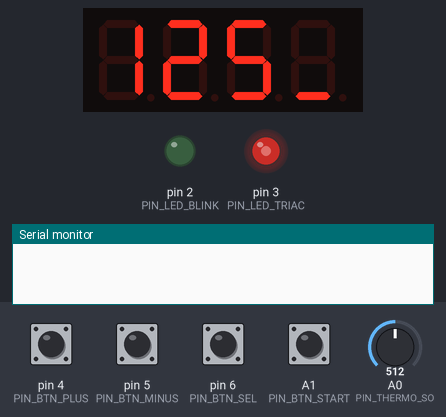
This program was run on a simulated Arduino Nano, built with avr-gcc and run on an emulated ATmega328P. Shown: 4-digit seven-segment display, output pins drawn as LEDs (lit = HIGH), the last lines printed to the serial monitor. Wiring (from diagram.json): TM1637 display: clock pin 7; DIO pin 8. Dashed ring = blinking. Inputs (shaded band) come from the test bench; at power-on: A1 (PIN_BTN_START), pin 4 (PIN_BTN_PLUS), pin 5 (PIN_BTN_MINUS), pin 6 (PIN_BTN_SEL) HIGH, A0 (PIN_THERMO_SO) = 512. EEPROM starts erased.

Above: at 1.2 s.
1.3 s: pin 6 (PIN_BTN_SEL) pulled LOW for 0.15 s
At 1.74 s:
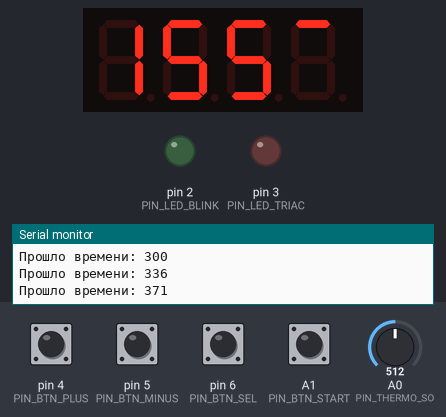
2.0 s: pin 6 (PIN_BTN_SEL) pulled LOW for 0.15 s
At 2.39 s:
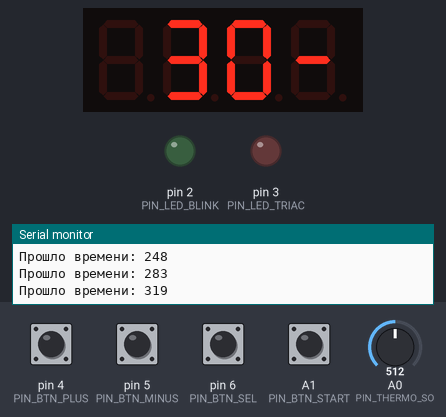
2.7 s: A0 (PIN_THERMO_SO) set to 306
5.7 s: pin 4 (PIN_BTN_PLUS) pulled LOW for 0.15 s
At 6.29 s:
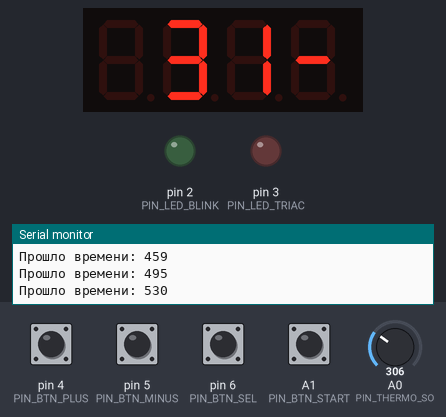
6.4 s: pin 5 (PIN_BTN_MINUS) pulled LOW for 1 s
At 7.55 s:
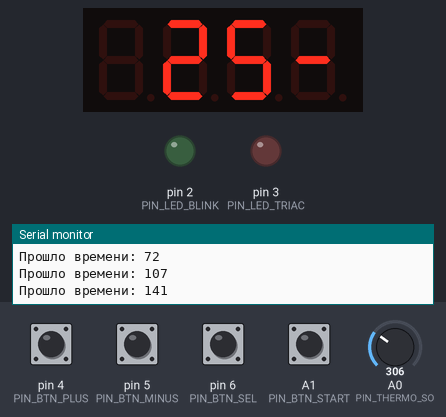
8.0 s: pin 4 (PIN_BTN_PLUS) pulled LOW for 1 s
At 13.63 s:
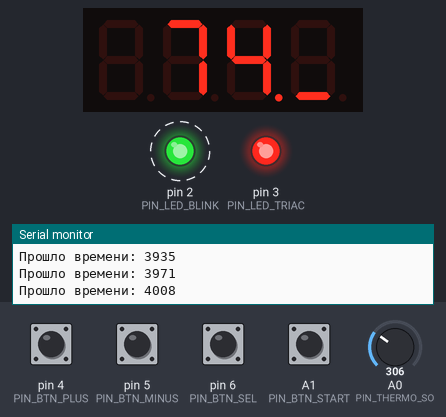
Timing chart, 0 to 14.9 s (numbered marks = the images above; inputs shaded):
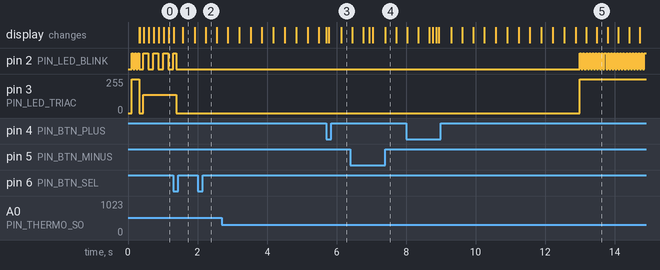

The program:

main.cpp
```cpp
#include <Arduino.h>
#include <EEPROM.h>
#include "Config.h"
#include "DisplayIcon.h"
#include "ButtonHold.h"
#include "ThermoPID.h"
#include "ThermoCouple.h"

ButtonHold btnPlus(PIN_BTN_PLUS);
ButtonHold btnMinus(PIN_BTN_MINUS);
ButtonHold btnSet(PIN_BTN_SEL);

enum DeviceMode { MODE_TEMP, MODE_TIME, MODE_SET_TEMP, MODE_SET_TIME };
DeviceMode currentMode = MODE_TEMP;

int currentTemp = 0;
int setTemp = DEFAULT_TEMP;
long defaultTimerSeconds = DEFAULT_TIME;
long timerSeconds = DEFAULT_TIME;

bool timerRunning = false;
unsigned long timerCountdown = 0;
unsigned long timerButtonsGlobal = 0;
unsigned long timerBlink = 0;
unsigned long lastInactivityTime = 0;
unsigned long lastStartActionTime = 0;
bool blinkState = false;
bool isSystemShutDown = false;

unsigned long btnStartPressTime = 0;
bool btnStartWasPressed = false;
bool isLongPressExecuted = false;

// Переменные для серийного будильника
bool isAlarmActive = false;
unsigned long alarmTimer = 0;
int alarmPulseCount = 0;
int alarmSeriesCount = 0;
bool alarmStateState = false;

// Переменные для логики мигания точки ПИД
unsigned long timerPidDot = 0;
bool pidDotState = false;

void setup() {
  Serial.begin(9600); // логирование
  myDisplay.init();
  heaterPID.init();
  thermo.init();
  btnPlus.init();
  btnMinus.init();
  btnSet.init();

  pinMode(PIN_BTN_START, INPUT_PULLUP);
  pinMode(PIN_BUZZER, OUTPUT);
  pinMode(PIN_LED_BLINK, OUTPUT);

  int storedTemp = EEPROM.read(0);
  if (storedTemp >= LIMIT_MIN_TEMP && storedTemp <= LIMIT_MAX_TEMP) setTemp = storedTemp;

  long storedTime = 0;
  EEPROM.get(2, storedTime);
  if (storedTime >= LIMIT_MIN_TIME && storedTime <= LIMIT_MAX_TIME) {
    defaultTimerSeconds = storedTime;
    timerSeconds = storedTime;
  }
  lastStartActionTime = millis();
}

void saveSettings() {
  EEPROM.update(0, setTemp);
  EEPROM.put(2, defaultTimerSeconds);
}

void loop() {
  unsigned long currentMillis = millis();

  currentTemp = thermo.readTemperature();

  // --- АВТООТКЛЮЧЕНИЕ ПРИ ПРОСТОЕ ---
  if (!timerRunning && (currentMillis - lastStartActionTime >= TIMEOUT_AUTO_OFF)) isSystemShutDown = true;

  // --- ЛОГИКА ТАЙМЕРА ОБРАТНОГО ОТСЧЕТА ---
  if (timerRunning && (currentMillis - timerCountdown >= 1000)) {
    timerCountdown = currentMillis;
    if (timerSeconds > 0) {
      timerSeconds--;
    } else {
      timerRunning = false;
      currentMode = MODE_TEMP;
      isAlarmActive = true;
      alarmTimer = currentMillis;
      alarmPulseCount = 0;
      alarmSeriesCount = 0;
      alarmStateState = true;
      tone(PIN_BUZZER, BUZZER_FREQ);
    }
  }

  // --- РАБОТА ПИД НАГРЕВАТЕЛЯ ---
  bool heatingAllowed = (currentMode != MODE_SET_TEMP && currentMode != MODE_SET_TIME && !isSystemShutDown);
  heaterPID.compute(currentTemp, setTemp, heatingAllowed);

// --- УМНАЯ АДАПТИВНАЯ ИНДИКАЦИЯ ТОЧКИ ПИД-РЕГУЛЯТОРА ---
if (heaterPID.pidOutput == 0) {
  pidDotState = false;
  digitalWrite(PIN_LED_BLINK, LOW); // Выключаем светодиод на D2
} else {
  long halfPeriod = map(heaterPID.pidOutput, 1, 255, 250, 40);

  if (currentMillis - timerPidDot >= (unsigned long)halfPeriod) {
    timerPidDot = currentMillis;
    pidDotState = !pidDotState;

    // Зеленый светодиод на пине D2 теперь будет четко моргать в такт ПИД ...
    digitalWrite(PIN_LED_BLINK, pidDotState ? HIGH : LOW);
  }
}


  // Логику точки дисплея оставляем для фонового расчета
  if (heaterPID.pidOutput == 0) {
    pidDotState = false;
  } else {
    long halfPeriod = map(heaterPID.pidOutput, 1, 255, 250, 40);
    if (currentMillis - timerPidDot >= (unsigned long)halfPeriod) {
      timerPidDot = currentMillis;
      pidDotState = !pidDotState;
    }
  }


// --- АВТОМАТИЧЕСКИЙ ВЫХОД ИЗ МЕНЮ НАСТРОЕК ---
if (currentMode == MODE_SET_TEMP || currentMode == MODE_SET_TIME) {

  // ВЫВОД В ПОРТ: покажет текущую разницу в миллисекундах
  Serial.print("Прошло времени: ");
  Serial.println(currentMillis - lastInactivityTime);

  if (currentMillis - lastInactivityTime >= TIMEOUT_MENU_EXIT) {
    saveSettings();
    currentMode = MODE_TEMP;
  }
}


  // --- ЛОГИКА КНОПКИ START/STOP ---
  bool btnStartPressed = (digitalRead(PIN_BTN_START) == LOW);
  if (btnStartPressed && !btnStartWasPressed) { btnStartWasPressed = true; btnStartPressTime = currentMillis; isLongPressExecuted = false; }
  if (btnStartWasPressed) {
    if (btnStartPressed && !isLongPressExecuted && (currentMillis - btnStartPressTime >= 1500)) {
      timerRunning = false; timerSeconds = defaultTimerSeconds; currentMode = MODE_TEMP; lastStartActionTime = currentMillis; isLongPressExecuted = true;
      isAlarmActive = false; noTone(PIN_BUZZER);
    }
    if (!btnStartPressed) {
      btnStartWasPressed = false;
      if (!isLongPressExecuted && (currentMillis - timerButtonsGlobal >= 200)) {
        timerButtonsGlobal = currentMillis;
        lastStartActionTime = currentMillis;

        if (timerSeconds == 0 || isAlarmActive) {
          isAlarmActive = false;
          noTone(PIN_BUZZER);
          timerRunning = false;
          timerSeconds = defaultTimerSeconds;
          currentMode = MODE_TEMP;
          isSystemShutDown = false;
        }
        else if (timerSeconds > 0 && currentMode != MODE_SET_TEMP && currentMode != MODE_SET_TIME) {
          timerRunning = !timerRunning;
          timerCountdown = currentMillis;
          currentMode = MODE_TIME;
          isSystemShutDown = false;
        }
      }
    }
  }

  // --- ЛОГИКА КНОПКИ SET ---
  if (currentMillis - timerButtonsGlobal >= 200 && digitalRead(PIN_BTN_SEL) == LOW) {
    timerButtonsGlobal = currentMillis; timerRunning = false; heaterPID.resetIntegral();
    isAlarmActive = false; noTone(PIN_BUZZER);

    if (currentMode == MODE_TEMP || currentMode == MODE_TIME) { currentMode = MODE_SET_TEMP; lastInactivityTime = currentMillis; }
    else if (currentMode == MODE_SET_TEMP) { currentMode = MODE_SET_TIME; lastInactivityTime = currentMillis; }
    else if (currentMode == MODE_SET_TIME) { saveSettings(); currentMode = MODE_TEMP; }
  }

  // --- ЛОГИКА КНОПОК ПЛЮС И МИНУС ---
  if (currentMode == MODE_SET_TEMP || currentMode == MODE_SET_TIME) {
    ButtonResult pRes = btnPlus.checkState();
    ButtonResult mRes = btnMinus.checkState();

    // Запоминаем старые значения перед опросом кнопок
    int prevTemp = setTemp;
    long prevTime = defaultTimerSeconds;

    if (pRes != BTN_NONE) {
      if (currentMode == MODE_SET_TEMP && setTemp < LIMIT_MAX_TEMP) setTemp++;
      if (currentMode == MODE_SET_TIME && defaultTimerSeconds < LIMIT_MAX_TIME) { defaultTimerSeconds++; timerSeconds = defaultTimerSeconds; }
    }
    if (mRes != BTN_NONE) {
      if (currentMode == MODE_SET_TEMP && setTemp > LIMIT_MIN_TEMP) setTemp--;
      if (currentMode == MODE_SET_TIME && defaultTimerSeconds > LIMIT_MIN_TIME) { defaultTimerSeconds--; timerSeconds = defaultTimerSeconds; }
    }

    // ИСПРАВЛЕНО: Таймер сбрасывается ТОЛЬКО если цифры на экране действительно изменились!
    if (setTemp != prevTemp || defaultTimerSeconds != prevTime) {
      lastInactivityTime = currentMillis;
    }
  }


  // ИСПРАВЛЕНО: Теперь полупериод рассчитывается динамически на основе константы BLINK_PERIOD_SET из файла Config.h
  if (currentMillis - timerBlink >= (unsigned long)(BLINK_PERIOD_SET / 2)) {
    timerBlink = currentMillis;
    blinkState = !blinkState;
  }

  // --- СЕРИЙНАЯ ЛОГИКА БУДИЛЬНИКА ----
  if (isAlarmActive) {
    if (alarmStateState) {
      if (currentMillis - alarmTimer >= ALARM_PULSE_ON) {
        noTone(PIN_BUZZER);
        alarmStateState = false;
        alarmTimer = currentMillis;
        alarmPulseCount++;
      }
    } else {
      if (alarmPulseCount >= ALARM_PULSES_IN_SERIES) {
        if (currentMillis - alarmTimer >= ALARM_SERIES_GAP) {
          alarmPulseCount = 0;
          alarmSeriesCount++;

          if (alarmSeriesCount >= ALARM_MAX_SERIES) {
            isAlarmActive = false;
          } else {
            alarmStateState = true;
            alarmTimer = currentMillis;
            tone(PIN_BUZZER, BUZZER_FREQ);
          }
        }
      } else {
        if (currentMillis - alarmTimer >= ALARM_PULSE_OFF) {
          alarmStateState = true;
          alarmTimer = currentMillis;
          tone(PIN_BUZZER, BUZZER_FREQ);
        }
      }
    }
  }

  // --- ОТРИСОВКА ИНТЕРФЕЙСА НА ЭКРАНЕ ---
  if (isSystemShutDown) { myDisplay.update(0, 0x00, false); return; }

  switch (currentMode) {
    case MODE_TEMP:     myDisplay.update(currentTemp, SEG_ICON_BOTTOM, blinkState, false, pidDotState); break;
    case MODE_TIME:     myDisplay.update(timerSeconds, SEG_ICON_BOTTOM, blinkState, false, pidDotState); break;
    case MODE_SET_TEMP: myDisplay.update(setTemp, SEG_ICON_TOP, blinkState, true, false); break;
    case MODE_SET_TIME: myDisplay.update(defaultTimerSeconds, SEG_ICON_MIDDLE, blinkState, true, false); break;
  }
}
```

ButtonHold.h
```cpp
#include <Arduino.h>
#ifndef BUTTON_HOLD_H
#define BUTTON_HOLD_H

enum ButtonResult { BTN_NONE, BTN_CLICK, BTN_HOLD_TICK };

class ButtonHold {
public:
    ButtonHold(uint8_t pin) {
        _pin = pin; _isHeld = false; _wasPressed = false;
    }

    void init() {
        pinMode(_pin, INPUT_PULLUP);
    }

    ButtonResult checkState() {
        bool isPressedNow = (digitalRead(_pin) == LOW);
        unsigned long currentMillis = millis();

        if (isPressedNow && !_wasPressed) {
            _wasPressed = true;
            _pressTime = currentMillis;
            _isHeld = false;
            return BTN_CLICK;
        }

        if (_wasPressed) {
            if (isPressedNow) {
                if (currentMillis - _pressTime >= 500) {
                    _isHeld = true;
                    if (currentMillis - _lastTickTime >= 100) {
                        _lastTickTime = currentMillis;
                        return BTN_HOLD_TICK;
                    }
                }
            } else {
                _wasPressed = false;
                _isHeld = false;
            }
        }
        return BTN_NONE;
    }

private:
    uint8_t _pin;
    unsigned long _pressTime;
    unsigned long _lastTickTime;
    bool _isHeld;
    bool _wasPressed;
};
#endif
```

DisplayIcon.h
```cpp
#include <Arduino.h>
#ifndef DISPLAY_ICON_H
#define DISPLAY_ICON_H
#include "Config.h"

// Маски сегментов для индикации режимов на 4-м разряде
const uint8_t SEG_ICON_TOP    = 0b00000001; // Верхняя черточка (¯) -> Выбор ТЕМП
const uint8_t SEG_ICON_MIDDLE = 0b01000000; // Средняя черточка (-) -> Выбор ВРЕМЕНИ
const uint8_t SEG_ICON_BOTTOM = 0b00001000; // Нижняя черточка (_)  -> Рабочий режим

class DisplayIcon {
public:
    void init() {
        pinMode(CLK, INPUT);
        pinMode(DIO, INPUT);
        digitalWrite(CLK, LOW);
        digitalWrite(DIO, LOW);
    }

    void clear() {
        start(); writeByte(0x40); stop();
        start(); writeByte(0xC0);
        for(int i=0; i<4; i++) writeByte(0x00);
        stop();
    }

    void update(int value, uint8_t iconMask, bool blinkState, bool forceBlink = false, bool dotState = false) {
        if (forceBlink && !blinkState) {
            clear();
            return;
        }

        const uint8_t digits[] = { 0x3f, 0x06, 0x5b, 0x4f, 0x66, 0x6d, 0x7d, 0x07, 0x7f, 0x6f };

        start(); writeByte(0x40); stop();
        start(); writeByte(0xC0);

        // Выводим 1-ю и 2-ю цифры числа
        writeByte(value >= 100 ? digits[(value / 100) % 10] : 0x00);
        writeByte(value >= 10  ? digits[(value / 10) % 10]  : 0x00);

        // 3-я цифра (единицы). ИСПРАВЛЕНО: Теперь точка подмешивается СЮДА (0x80 — маска точки DP)
        uint8_t unitDigitMask = digits[value % 10];
        if (dotState) unitDigitMask |= 0x80;
        writeByte(unitDigitMask);

        // 4-й разряд — чистая иконка режима без паразитной засветки двоеточия
        writeByte(iconMask);
        stop();

        start(); writeByte(0x8f); stop();
    }

private:
    void bitDelay() { delayMicroseconds(50); }
    void start()    { pinMode(DIO, OUTPUT); bitDelay(); }
    void stop()     { pinMode(DIO, OUTPUT); bitDelay(); pinMode(CLK, INPUT); bitDelay(); pinMode(DIO, INPUT); bitDelay(); }

    bool writeByte(uint8_t b) {
        for(uint8_t i = 0; i < 8; i++) {
            pinMode(CLK, OUTPUT);
            bitDelay();
            if (b & 0x01) pinMode(DIO, INPUT); else pinMode(DIO, OUTPUT);
            bitDelay();
            pinMode(CLK, INPUT);
            bitDelay();
            b >>= 1;
        }
        pinMode(CLK, OUTPUT);
        pinMode(DIO, INPUT);
        bitDelay();
        pinMode(CLK, INPUT);
        bitDelay();
        (void)digitalRead(PIN_BTN_MINUS);
        pinMode(CLK, OUTPUT);
        bitDelay();
        return true;
    }
};

static DisplayIcon myDisplay;
#endif
```

ThermoCouple.h
```cpp
#ifndef THERMO_COUPLE_H
#define THERMO_COUPLE_H
#include <Arduino.h>
#include "Config.h"

class ThermoCouple {
public:
    void init() {
#ifdef SIMULATOR_MODE
        // В режиме симулятора настраиваем пин SO (A0) как аналоговый вход
        pinMode(PIN_THERMO_SO, INPUT);
#else
        // В боевом режиме конфигурируем полноценную шину SPI под MAX6675
        pinMode(PIN_THERMO_CS, OUTPUT);
        pinMode(PIN_THERMO_SCK, OUTPUT);
        pinMode(PIN_THERMO_SO, INPUT);
        digitalWrite(PIN_THERMO_CS, HIGH); // Уводим чип в ожидание
#endif
        _lastReadTime = 0;
        _lastValidTemp = 0;
    }

    int readTemperature() {
        unsigned long currentMillis = millis();

        // Опрашиваем датчик согласно его внутренним таймингам
        if (currentMillis - _lastReadTime < 300) {
            return _lastValidTemp;
        }
        _lastReadTime = currentMillis;

#ifdef SIMULATOR_MODE
        // --- ЛОГИКА СИМУЛЯТОРА: Чтение аналогового ползунка ---
        int rawAnalog = analogRead(PIN_THERMO_SO);
        _lastValidTemp = map(rawAnalog, 0, 1023, 0, 250);
#else
        // --- БОЕВАЯ ЛОГИКА ЖЕЛЕЗА: Чтение цифрового чипа MAX6675 по SPI ---
        digitalWrite(PIN_THERMO_CS, LOW); // Активируем чип
        delayMicroseconds(1);

        uint16_t spiData = 0;
        for (int i = 15; i >= 0; i--) {
            digitalWrite(PIN_THERMO_SCK, HIGH);
            delayMicroseconds(1);
            if (digitalRead(PIN_THERMO_SO)) {
                spiData |= (1 << i);
            }
            digitalWrite(PIN_THERMO_SCK, LOW);
            delayMicroseconds(1);
        }
        digitalWrite(PIN_THERMO_CS, HIGH); // Деактивируем чип

        // Проверка бита ошибки D2 (обрыв или отсутствие термопары)
        if (spiData & 0x04) {
            _lastValidTemp = 0; // Аварийная защита: сброс в ноль для отключения ТЭНа
        } else {
            // Сдвигаем биты D14..D3 и переводим в градусы Цельсия
            _lastValidTemp = (int)((spiData >> 3) * 0.25);
        }
#endif

        return _lastValidTemp;
    }

private:
    unsigned long _lastReadTime;
    int _lastValidTemp;
};

static ThermoCouple thermo;
#endif
```

ThermoPID.h
```cpp
#ifndef THERMO_PID_H
#define THERMO_PID_H
#include <Arduino.h>
#include "Config.h"

class ThermoPID {
public:
    int pidOutput; // Переменная теперь принадлежит классу и доступна везде

    void init() {
        pinMode(PIN_LED_TRIAC, OUTPUT);
        _integral = 0; _prevInput = 0; _lastPIDTime = 0;
        pidOutput = 0;
    }

    void resetIntegral() { _integral = 0; }

    void compute(float currentT, float setT, bool powerAllowed) {
        unsigned long currentMillis = millis();
        if (currentMillis - _lastPIDTime < PID_DT) return;
        _lastPIDTime = currentMillis;

        if (!powerAllowed) {
            analogWrite(PIN_LED_TRIAC, 0);
            _integral = 0;
            pidOutput = 0; // Сбрасываем мощность
            return;
        }

        float error = setT - currentT;
        float pTerm = PID_KP * error;

        _integral += error * (PID_DT / 1000.0);
        float iTerm = PID_KI * _integral;
        if (iTerm < 0) { iTerm = 0; }
        if (iTerm > 255) { iTerm = 255; }

        float dTerm = -PID_KD * (currentT - _prevInput) / (PID_DT / 1000.0);
        _prevInput = currentT;

        float output = pTerm + iTerm + dTerm;
        if (output < 0) { output = 0; }
        if (output > 255) { output = 255; }

        pidOutput = (int)output; // Запоминаем текущую вычисленную мощность
        analogWrite(PIN_LED_TRIAC, pidOutput);
    }

private:
    float _integral;
    float _prevInput;
    unsigned long _lastPIDTime;
};

static ThermoPID heaterPID; // Переменная модуля
#endif
```

Source omitted: Config.h (2853 bytes)

Measured:
- after the input at 1.3 s, pin 3 (PIN_LED_TRIAC): 138/255 → 0/255 after 0.09 s; the display: first changes at once (image 1 shows a later state)
- after the input at 2.0 s, the display: changes after 0.24 s (image 2)
- after the input at 5.7 s, pin 2 (PIN_LED_BLINK): stops changing and stays LOW; pin 3 (PIN_LED_TRIAC): stays 0/255 (without the input it goes to 255/255 after 0.35 s)
- after the input at 6.4 s, the display: first differs from a run without the input after 0.37 s (image 4 shows a later state)
- after the input at 8.0 s, pin 3 (PIN_LED_TRIAC): 0/255 → 255/255 after 5.0 s instead of 3.4 s
- by itself, pin 2 (PIN_LED_BLINK): repeats every 0.09 s: LOW 0.04 s, HIGH 0.04 s
